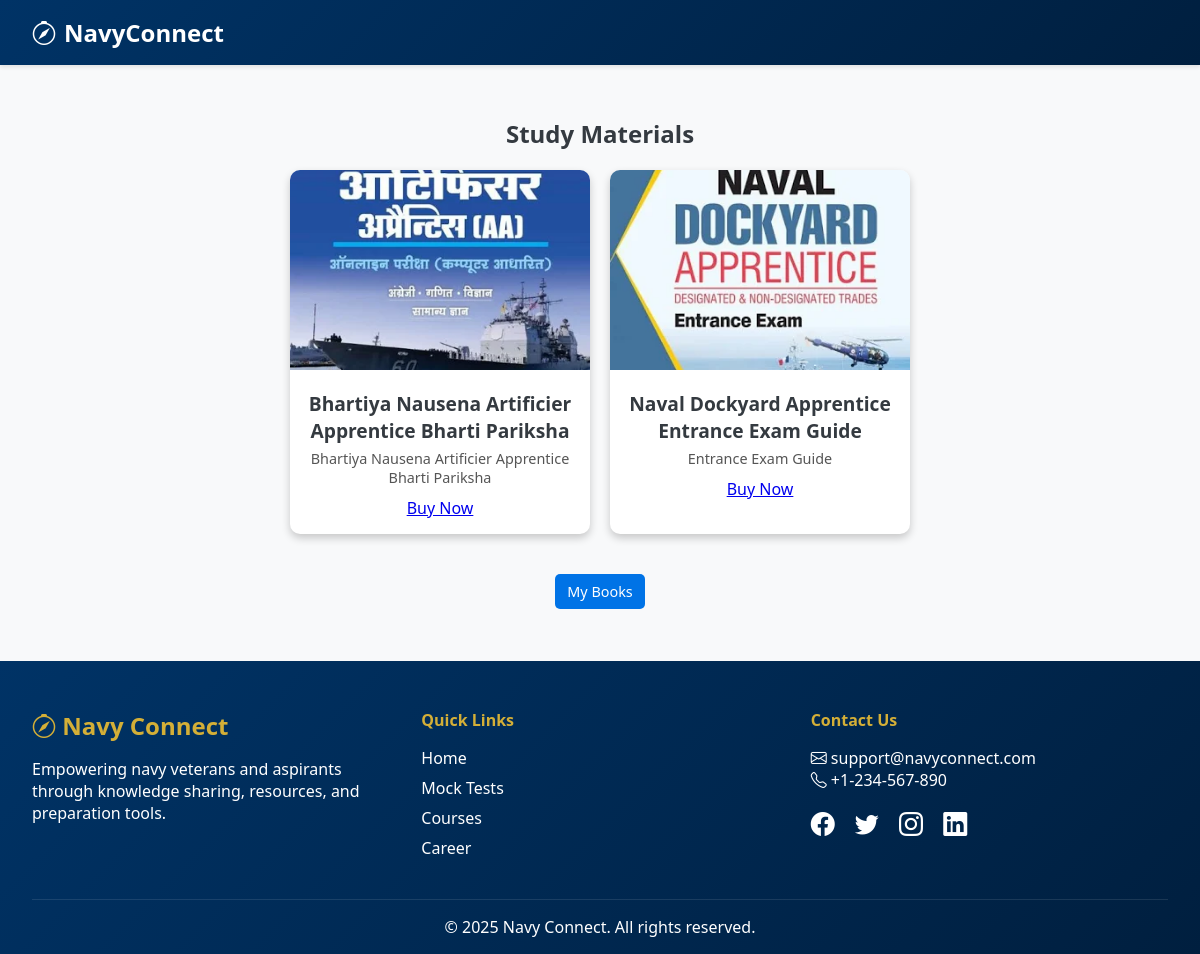
Before: /study-materials/ with the older database file.
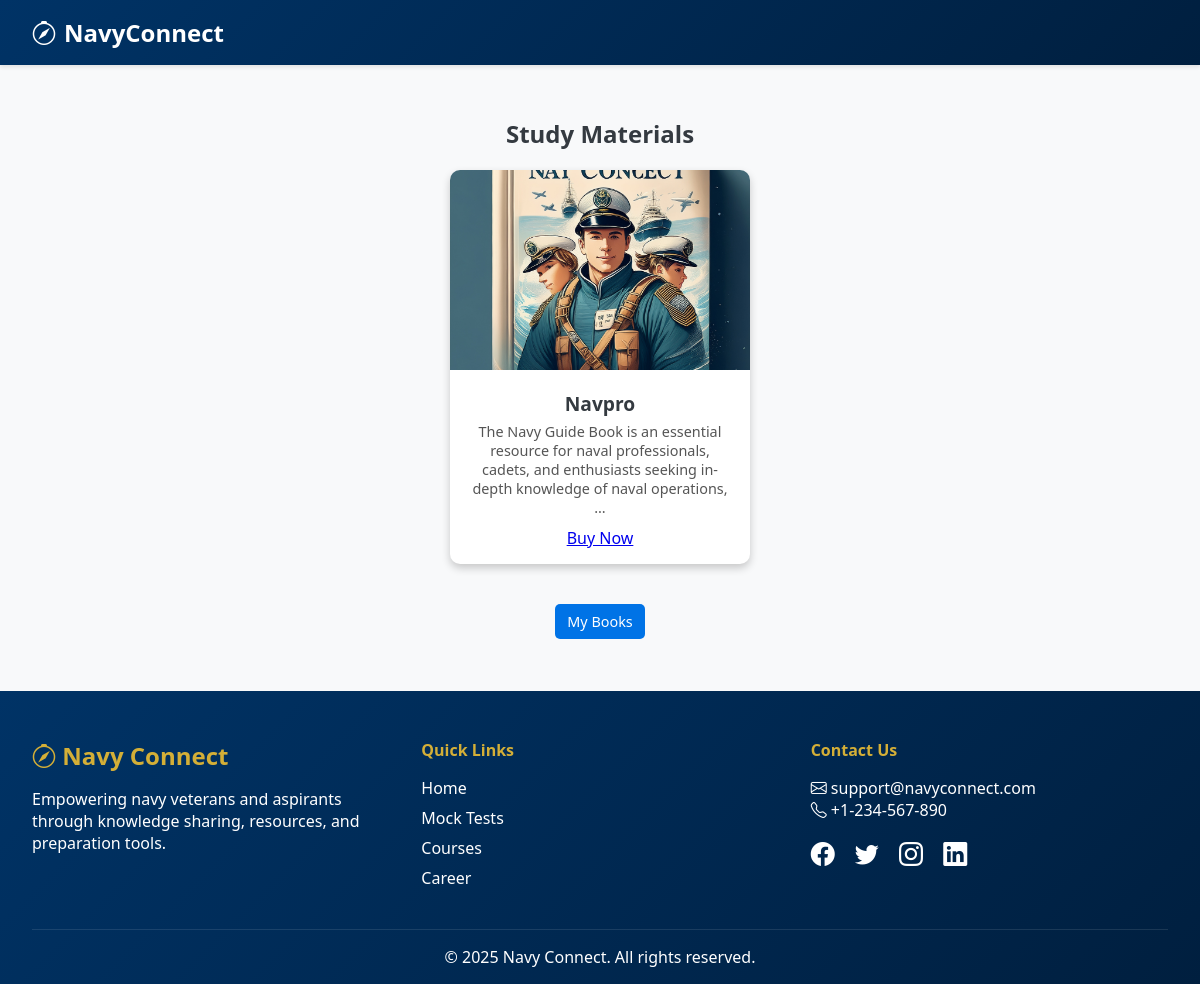
After: the same page with the newer database file.
### core/models.py (models this page shows, shortened)
class StudyMaterial(models.Model):
    title = models.CharField(max_length=255)
    description = models.TextField()
    image = models.ImageField(upload_to='study_materials/')
    purchase_link = models.URLField(blank=True, null=True)  # External purchase option
    added_at = models.DateTimeField(auto_now_add=True)
    is_special = models.BooleanField(default=False)  # Special book flag
    pdf_file = models.FileField(upload_to='study_materials/pdfs/', blank=True, null=True)  # PDF file
    price = models.DecimalField(max_digits=10, decimal_places=2, default=0.00)  # Price field
    is_purchased = models.BooleanField(default=False)  # Purchase tracking

### core/views.py (the view)
# urls.py: path('study-materials/', views.study_materials, name='study_materials'),
def study_materials(request):
    materials = StudyMaterial.objects.filter(is_special=False).order_by('-added_at')
    special_book = StudyMaterial.objects.filter(is_special=True).first()  # Only one special book
    return render(request, 'study_meterials.html', {
        'materials': materials,
        'special_book': special_book
    })

### core/templates/study_meterials.html (shortened to what this page needs)
{% extends "base.html" %}
{% block content %}
<h2 style="text-align: center; margin-top: 20px;">Study Materials</h2>
<div class="materials-container">
  {% for material in materials %}
  <div class="card {% if material.is_special %}special-book{% endif %}">
    {% if material.image %}
      <img src="{{ material.image.url }}" alt="Book Image">
    {% else %}
      <img src="/static/default-image.jpg" alt="Default Image">
    {% endif %}
    <div class="card-body">
      <div class="card-title">{{ material.title }}</div>
      <div class="card-text">{{ material.description|truncatewords:20 }}</div>
      {% if material.is_special %}
        {% if material.is_purchased %}
          {% if material.pdf_file %}
            <a href="{{ material.pdf_file.url }}" class="buy-btn" download>Download PDF</a>
          {% else %}
            <p style="color: red;">PDF not available</p>
          {% endif %}
        {% else %}
          <button onclick="initiatePayment('{{ material.id }}')">Buy Now</button>
        {% endif %}
      {% else %}
        <a href="{% url 'razorpay_payment' material.id %}" class="btn btn-primary">Buy Now</a>
      {% endif %}
    </div>
  </div>
  {% empty %}
    <p style="text-align: center; font-size: 1.2rem;">No study materials available.</p>
  {% endfor %}
</div>
<div style="text-align: center; margin: 20px 0;">
    <a href="{% url 'my_books' %}" class="buy-btn">My Books</a>
  </div>
{% endblock %}

### core/templates/base.html (shortened to what this page needs)
<!DOCTYPE html>
<html lang="en">
<head>
  <link href="https://cdnjs.cloudflare.com/ajax/libs/bootstrap-icons/1.11.1/font/bootstrap-icons.min.css" rel="stylesheet">
</head>
<body>
  <nav class="navbar">
    <div class="container">
      <a href="{% url 'home' %}" class="brand">
        <i class="bi bi-compass"></i>
        NavyConnect
      </a>
    </div>
  </nav>
  <main class="content">
    {% block content %}
    {% endblock %}
  </main>
  <footer class="footer">
    <div class="footer-container">
      <div class="footer-brand">
        <h3><i class="bi bi-compass"></i> Navy Connect</h3>
        <p>Empowering navy veterans and aspirants through knowledge sharing, resources, and preparation tools.</p>
      </div>
      <div class="footer-links">
        <h4>Quick Links</h4>
        <ul>
          <li><a href="{% url 'home' %}">Home</a></li>
          <li><a href="{% url 'mock_test_list' %}">Mock Tests</a></li>
          <li><a href="{% url 'view_course' %}">Courses</a></li>
          <li><a href="{% url 'job_list' %}">Career</a></li>
        </ul>
      </div>
      <div class="footer-contact">
        <h4>Contact Us</h4>
        <p><i class="bi bi-envelope"></i> support@navyconnect.com</p>
        <p><i class="bi bi-telephone"></i> +1-234-567-890</p>
        <div class="footer-socials">
          <a href="#"><i class="bi bi-facebook"></i></a>
          <a href="#"><i class="bi bi-twitter"></i></a>
          <a href="#"><i class="bi bi-instagram"></i></a>
          <a href="#"><i class="bi bi-linkedin"></i></a>
        </div>
      </div>
    </div>
    <div class="footer-bottom">
      <p>&copy; 2025 Navy Connect. All rights reserved.</p>
    </div>
  </footer>
</body>
</html>

### core/templates/base.html (style rules this page uses)
:root { --navy-blue: #003366; --gold: #d4af37; --light-gray: #f8f9fa; --dark-gray: #343a40; --white: #ffffff; --transition: all 0.3s ease; }
* { margin: 0; padding: 0; box-sizing: border-box; }
body { font-family: 'Segoe UI', Arial, sans-serif; background-color: var(--light-gray); color: var(--dark-gray); min-height: 100vh; display: flex; flex-direction: column; }
.navbar { background: linear-gradient(135deg, var(--navy-blue), #001f3f); padding: 1rem 2rem; box-shadow: 0 2px 4px rgba(0,0,0,0.1); position: sticky; top: 0; z-index: 1000; }
.container { max-width: 1200px; margin: 0 auto; display: flex; justify-content: space-between; }
.brand { font-size: 1.5rem; font-weight: 700; color: var(--white); text-decoration: none; display: flex; align-items: center; gap: 0.5rem; }
.content { flex: 1; padding: 2rem; max-width: 1200px; margin: 0 auto; width: 100%; }
.footer { background: linear-gradient(135deg, var(--navy-blue), #001f3f); color: var(--white); padding: 3rem 2rem 1rem; margin-top: auto; }
.footer-container { display: flex; flex-wrap: wrap; justify-content: space-between; gap: 2rem; max-width: 1200px; margin: 0 auto; }
.footer-brand { flex: 1; min-width: 250px; }
.footer-brand h3 { color: var(--gold); font-size: 1.5rem; margin-bottom: 1rem; }
.footer-links, .footer-contact { flex: 1; min-width: 200px; }
.footer-links h4, .footer-contact h4 { color: var(--gold); margin-bottom: 1rem; }
.footer-links ul { list-style: none; }
.footer-links li { margin: 0.5rem 0; }
.footer-links a { color: var(--white); text-decoration: none; transition: var(--transition); }
.footer-socials { margin-top: 1rem; }
.footer-socials a { color: var(--white); font-size: 1.5rem; margin-right: 1rem; transition: var(--transition); }
.footer-bottom { text-align: center; margin-top: 2rem; padding-top: 1rem; border-top: 1px solid rgba(255,255,255,0.1); }

### core/templates/study_meterials.html (style rules this page uses)
.materials-container { display: flex; flex-wrap: wrap; justify-content: center; gap: 20px; padding: 20px; }
.card { width: 300px; border-radius: 10px; overflow: hidden; box-shadow: 0 4px 8px rgba(0, 0, 0, 0.2); background: white; transition: transform 0.3s ease-in-out; }
.card img { width: 100%; height: 200px; object-fit: cover; }
.card-body { padding: 15px; text-align: center; }
.card-title { font-size: 1.2rem; font-weight: bold; margin-bottom: 5px; }
.card-text { font-size: 0.9rem; color: #555; margin-bottom: 10px; }
.buy-btn { display: inline-block; padding: 8px 12px; background: #0073e6; color: white; border-radius: 5px; text-decoration: none; font-size: 0.9rem; cursor: pointer; border: none; }

Changed rows visible on the page:
removed StudyMaterial: image (picture), title "Bhartiya Nausena Artificier Apprentice Bharti Pariksha", description "Bhartiya Nausena Artificier Apprentice Bharti Pariksha", is_special "Buy Now"
removed StudyMaterial: image (picture), title "Naval Dockyard Apprentice Entrance Exam Guide", description "Entrance Exam Guide", is_special "Buy Now"
added StudyMaterial: image (picture), title "Navpro", description "The Navy Guide Book is an essential resource for naval professionals, cadets, and enthusiasts seeking in-depth knowledge of naval operations, …", is_special "Buy Now"
